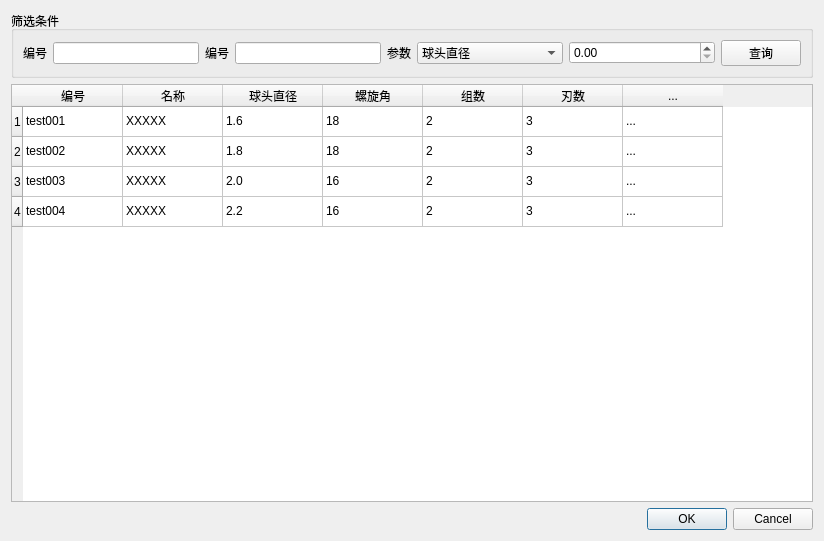
<?xml version="1.0" encoding="UTF-8"?>
<ui version="4.0">
 <class>Dialog</class>
 <widget class="QDialog" name="Dialog">
  <property name="geometry">
   <rect>
    <x>0</x>
    <y>0</y>
    <width>824</width>
    <height>541</height>
   </rect>
  </property>
  <property name="windowTitle">
   <string>选择模板</string>
  </property>
  <layout class="QVBoxLayout" name="verticalLayout">
   <item>
    <widget class="QGroupBox" name="groupBox">
     <property name="title">
      <string>筛选条件</string>
     </property>
     <layout class="QHBoxLayout" name="horizontalLayout" stretch="0,1,0,1,0,1,1,0">
      <item>
       <widget class="QLabel" name="label">
        <property name="text">
         <string>编号</string>
        </property>
       </widget>
      </item>
      <item>
       <widget class="QLineEdit" name="lineEdit"/>
      </item>
      <item>
       <widget class="QLabel" name="label_2">
        <property name="text">
         <string>编号</string>
        </property>
       </widget>
      </item>
      <item>
       <widget class="QLineEdit" name="lineEdit_2"/>
      </item>
      <item>
       <widget class="QLabel" name="label_3">
        <property name="text">
         <string>参数</string>
        </property>
       </widget>
      </item>
      <item>
       <widget class="QComboBox" name="comboBox">
        <item>
         <property name="text">
          <string>球头直径</string>
         </property>
        </item>
       </widget>
      </item>
      <item>
       <widget class="QDoubleSpinBox" name="doubleSpinBox"/>
      </item>
      <item>
       <widget class="QPushButton" name="pushButton">
        <property name="text">
         <string>查询</string>
        </property>
        <property name="icon">
         <iconset resource="Resources/Custom.qrc">
          <normaloff>:/icons/search.png</normaloff>:/icons/search.png</iconset>
        </property>
        <property name="iconSize">
         <size>
          <width>16</width>
          <height>16</height>
         </size>
        </property>
       </widget>
      </item>
     </layout>
    </widget>
   </item>
   <item>
    <widget class="QTableWidget" name="tableWidget">
     <property name="selectionBehavior">
      <enum>QAbstractItemView::SelectRows</enum>
     </property>
     <row>
      <property name="text">
       <string>1</string>
      </property>
     </row>
     <row>
      <property name="text">
       <string>2</string>
      </property>
     </row>
     <row>
      <property name="text">
       <string>3</string>
      </property>
     </row>
     <row>
      <property name="text">
       <string>4</string>
      </property>
     </row>
     <column>
      <property name="text">
       <string>编号</string>
      </property>
     </column>
     <column>
      <property name="text">
       <string>名称</string>
      </property>
     </column>
     <column>
      <property name="text">
       <string>球头直径</string>
      </property>
     </column>
     <column>
      <property name="text">
       <string>螺旋角</string>
      </property>
     </column>
     <column>
      <property name="text">
       <string>组数</string>
      </property>
     </column>
     <column>
      <property name="text">
       <string>刃数</string>
      </property>
     </column>
     <column>
      <property name="text">
       <string>...</string>
      </property>
     </column>
     <item row="0" column="0">
      <property name="text">
       <string>test001</string>
      </property>
     </item>
     <item row="0" column="1">
      <property name="text">
       <string>XXXXX</string>
      </property>
     </item>
     <item row="0" column="2">
      <property name="text">
       <string>1.6</string>
      </property>
     </item>
     <item row="0" column="3">
      <property name="text">
       <string>18</string>
      </property>
     </item>
     <item row="0" column="4">
      <property name="text">
       <string>2</string>
      </property>
     </item>
     <item row="0" column="5">
      <property name="text">
       <string>3</string>
      </property>
     </item>
     <item row="0" column="6">
      <property name="text">
       <string>...</string>
      </property>
     </item>
     <item row="1" column="0">
      <property name="text">
       <string>test002</string>
      </property>
     </item>
     <item row="1" column="1">
      <property name="text">
       <string>XXXXX</string>
      </property>
     </item>
     <item row="1" column="2">
      <property name="text">
       <string>1.8</string>
      </property>
     </item>
     <item row="1" column="3">
      <property name="text">
       <string>18</string>
      </property>
     </item>
     <item row="1" column="4">
      <property name="text">
       <string>2</string>
      </property>
     </item>
     <item row="1" column="5">
      <property name="text">
       <string>3</string>
      </property>
     </item>
     <item row="1" column="6">
      <property name="text">
       <string>...</string>
      </property>
     </item>
     <item row="2" column="0">
      <property name="text">
       <string>test003</string>
      </property>
     </item>
     <item row="2" column="1">
      <property name="text">
       <string>XXXXX</string>
      </property>
     </item>
     <item row="2" column="2">
      <property name="text">
       <string>2.0</string>
      </property>
     </item>
     <item row="2" column="3">
      <property name="text">
       <string>16</string>
      </property>
     </item>
     <item row="2" column="4">
      <property name="text">
       <string>2</string>
      </property>
     </item>
     <item row="2" column="5">
      <property name="text">
       <string>3</string>
      </property>
     </item>
     <item row="2" column="6">
      <property name="text">
       <string>...</string>
      </property>
     </item>
     <item row="3" column="0">
      <property name="text">
       <string>test004</string>
      </property>
     </item>
     <item row="3" column="1">
      <property name="text">
       <string>XXXXX</string>
      </property>
     </item>
     <item row="3" column="2">
      <property name="text">
       <string>2.2</string>
      </property>
     </item>
     <item row="3" column="3">
      <property name="text">
       <string>16</string>
      </property>
     </item>
     <item row="3" column="4">
      <property name="text">
       <string>2</string>
      </property>
     </item>
     <item row="3" column="5">
      <property name="text">
       <string>3</string>
      </property>
     </item>
     <item row="3" column="6">
      <property name="text">
       <string>...</string>
      </property>
     </item>
    </widget>
   </item>
   <item>
    <widget class="QDialogButtonBox" name="buttonBox">
     <property name="orientation">
      <enum>Qt::Horizontal</enum>
     </property>
     <property name="standardButtons">
      <set>QDialogButtonBox::Cancel|QDialogButtonBox::Ok</set>
     </property>
    </widget>
   </item>
  </layout>
 </widget>
 <resources>
  <include location="Resources/Custom.qrc"/>
 </resources>
 <connections>
  <connection>
   <sender>buttonBox</sender>
   <signal>accepted()</signal>
   <receiver>Dialog</receiver>
   <slot>accept()</slot>
   <hints>
    <hint type="sourcelabel">
     <x>248</x>
     <y>254</y>
    </hint>
    <hint type="destinationlabel">
     <x>157</x>
     <y>274</y>
    </hint>
   </hints>
  </connection>
  <connection>
   <sender>buttonBox</sender>
   <signal>rejected()</signal>
   <receiver>Dialog</receiver>
   <slot>reject()</slot>
   <hints>
    <hint type="sourcelabel">
     <x>316</x>
     <y>260</y>
    </hint>
    <hint type="destinationlabel">
     <x>286</x>
     <y>274</y>
    </hint>
   </hints>
  </connection>
 </connections>
</ui>
